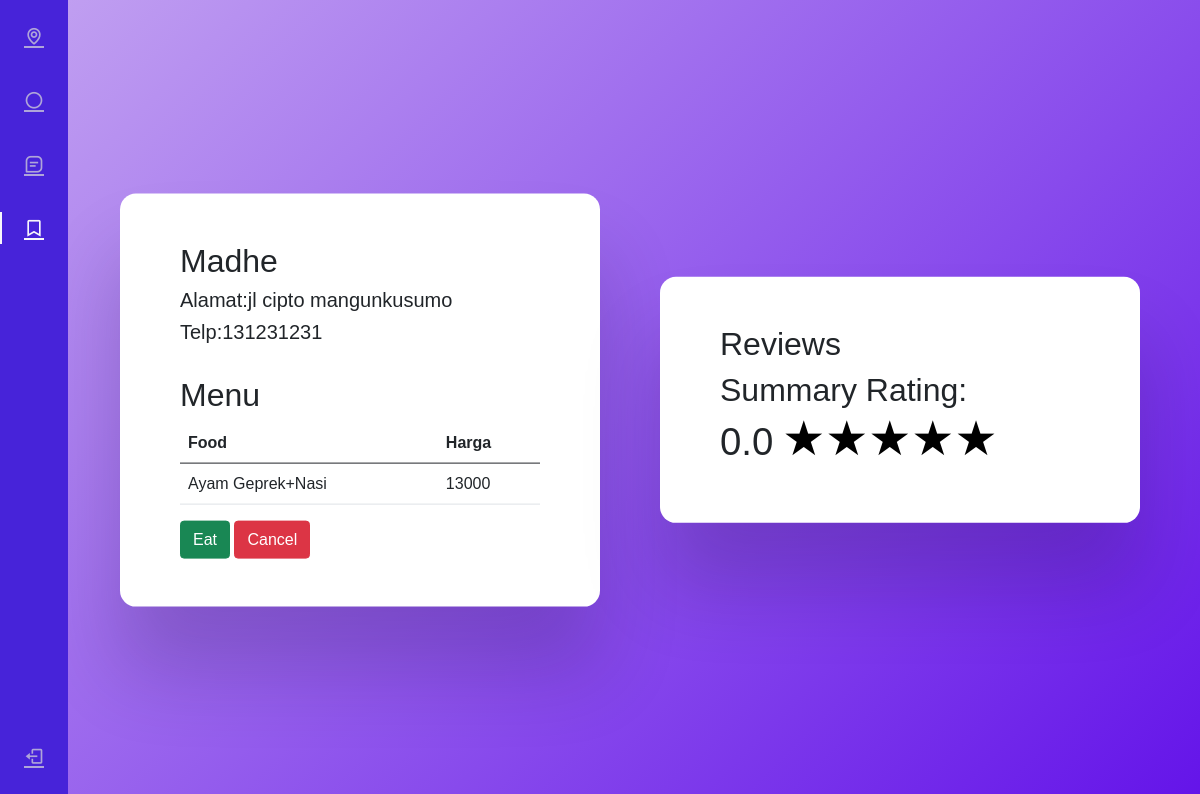
The app's page /eat.php?id=4, older data.
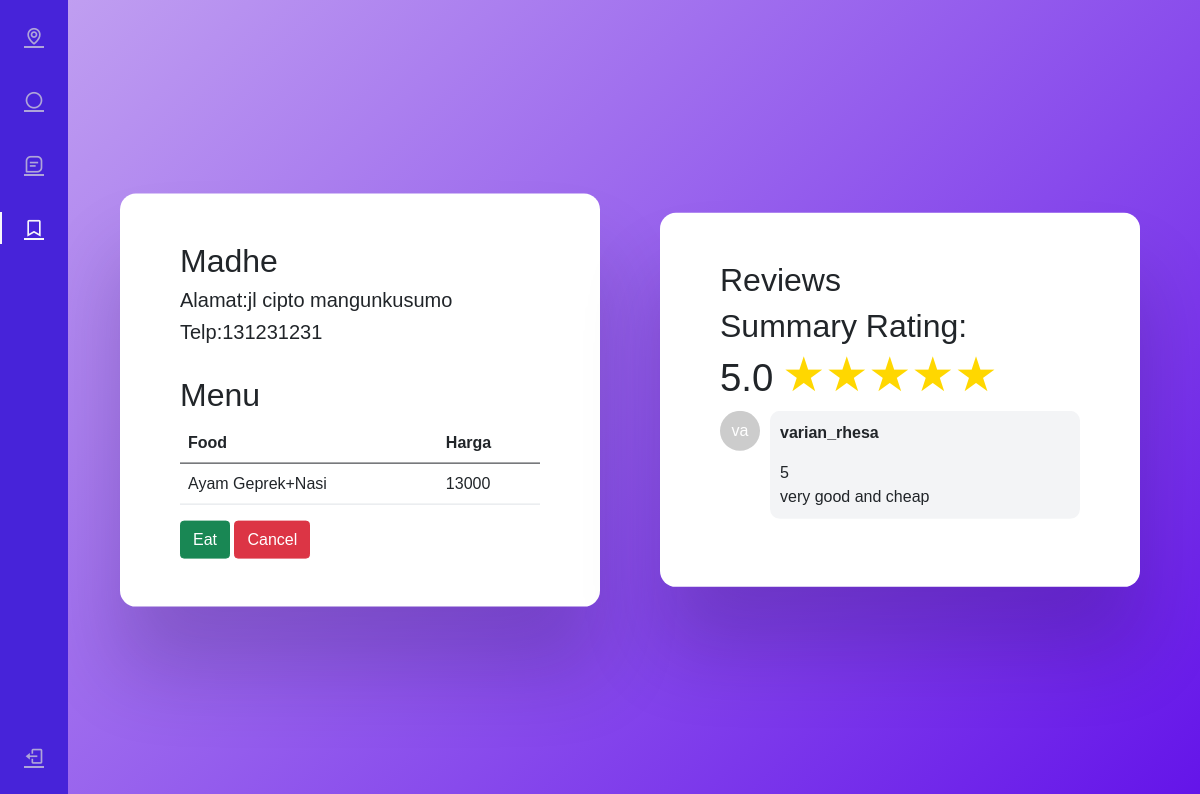
The same page, newer data.
### tables this page shows
CREATE TABLE `rumahmakan` (
  `id_rm` int(10) NOT NULL,
  `nama_rumahmakan` varchar(20) NOT NULL,
  `Alamat` varchar(50) NOT NULL,
  `lokasi_rm` varchar(500) NOT NULL,
  `no_telp` varchar(16) NOT NULL
);

CREATE TABLE `menu` (
  `Id_Menu` int(30) NOT NULL,
  `Menu` varchar(30) NOT NULL,
  `Harga` float NOT NULL,
  `Id_rm` int(10) NOT NULL
);

CREATE TABLE `rating` (
  `id_rm` int(10) NOT NULL,
  `username` varchar(20) NOT NULL,
  `Rating` int(1) NOT NULL,
  `Komentar` varchar(50) NOT NULL
);

### eat.php (the view, shortened to what this page needs)
<?php
include "config.php";
if (isset($_GET['id'])) {
  $id = $_GET['id'];
}
?>
<!DOCTYPE html>
<html lang="en">
<head>
  <link rel="stylesheet" href="https://cdn.jsdelivr.net/npm/bootstrap@5.0.0-beta1/dist/css/bootstrap.min.css"
    type="text/css">
  <link rel="stylesheet" href="https://cdn.jsdelivr.net/npm/boxicons@latest/css/boxicons.min.css" type="text/css">
  <link rel="stylesheet" href="https://cdn.jsdelivr.net/npm/bootstrap@5.0.0-beta1/dist/css/bootstrap.min.css"
    type="text/css">
  <link rel="stylesheet" href="https://cdn.jsdelivr.net/npm/boxicons@latest/css/boxicons.min.css" type="text/css">
</head>
<body>
  <div class="l-navbar sidebar-custom" id="nav-bar">
    <nav class="nav">
      <div> <div class="nav_list">
          <a href="dashboard3.php" class="nav_link "> <i class='bx bx-map nav_icon'></i>  </a>
          <a href="roulette.php" class="nav_link"> <i class='bx bx-circle nav_icon'></i>  </a>
          <a href="#" class="nav_link"> <i class='bx bx-message-square-detail nav_icon'></i>  </a>
          <a href="#" class="nav_link active"> <i class='bx bx-bookmark nav_icon'></i> <span class="nav_name">Bookmark</span>
          </a>
        </div>
      </div> <a href="logout.php" class="nav_link"> <i class='bx bx-log-out nav_icon'></i>  </a>
    </nav>
  </div>
  <div class="wrapper2">
    <div class="container">
      <?php
      $sql1 = "SELECT * FROM rumahmakan where id_rm = $id";
      $query1 = mysqli_query($conn, $sql1);
          while ($row = mysqli_fetch_assoc($query1)) {
            echo "<tr>
                    <td><h2>" . $row['nama_rumahmakan'] . "</h2></td>
                    <td><h5>Alamat:" . $row['Alamat'] . "</h5></td>
                    <td><h5>Telp:" . $row['no_telp'] . "</h5></td>
                  </tr>";
          }
        ?>
        <br>
      <h2>Menu</h2>
      <table class="table">
        <thead>
          <tr>
            <th scope="col">Food</th>
            <th scope="col">Harga</th>
          </tr>
        </thead>
        <tbody>
          <?php
          $sql2 = "SELECT * FROM menu where id_rm = $id";
          $query2 = mysqli_query($conn, $sql2);
          while ($row = mysqli_fetch_assoc($query2)) {
            echo "<tr>
                    <td>" . $row['Menu'] . "</td>
                    <td>" . $row['Harga'] . "</td>
                  </tr>";
          }
          ?>
        </tbody>
      </table>
      <a href="menu.php?id=<?php echo $id; ?>"><button class='btn btn-success'>Eat</button></a>
      <a href="roulette.php"><button  class='btn btn-danger'>Cancel</button></a>
    </div>
  </div>
  <div class="wrapper3">
    <div class="container">
    <h2>Reviews</h2>
      <?php
      $query = "SELECT AVG(Rating) AS avg_rating FROM rating WHERE id_rm = $id";
      $result = mysqli_query($conn, $query);
      $row = mysqli_fetch_assoc($result);
      $summary = number_format($row['avg_rating'], 1);
      echo "<h2>Summary Rating: <br> <span style='font-size: 1.2em;'>$summary</span> ";
      for ($i = 1; $i <= 5; $i++) {
        if ($i <= round($summary)) {
          echo "<span style='color: #FFD700; font-size: 1.5em;'>&#9733;</span>";
        } else {
          echo "<span style='color: #000; font-size: 1.5em;'>&#9733;</span>";
        }
      }
      echo "</h2>";
      ?>
      <div class="chat-container">
        <?php
        if (isset($_GET['id'])) {
          $id = $_GET['id'];
        }
        $sql = "SELECT * FROM rating where id_rm = $id";
        $query = mysqli_query($conn, $sql);
        while ($row = mysqli_fetch_assoc($query)) {
          ?>
          <div class="chat-bubble">
            <div class="chat-avatar">
              <span class="avatar-initials">
                <?php echo substr($row['username'], 0, 2); ?>
              </span>
            </div>
            <div class="chat-message">
              <p class="chat-user">
                <?php echo $row['username']; ?>
              </p>
              <p class="chat-text">
                <?php echo $row['Rating']; ?>
              </p>
              <p class="chat-text">
                <?php echo $row['Komentar']; ?>
              </p>
            </div>
          </div>
          <?php
        }
        ?>
      </div>
    </div>
  </div>
</body>
</html>

Row changes from the older to the newer data that the page shows:
added rating: username "va", username "varian_rhesa", Rating "5", Komentar "very good and cheap"
Text that changed along with them:
$summary: "0.0" → "5.0"
